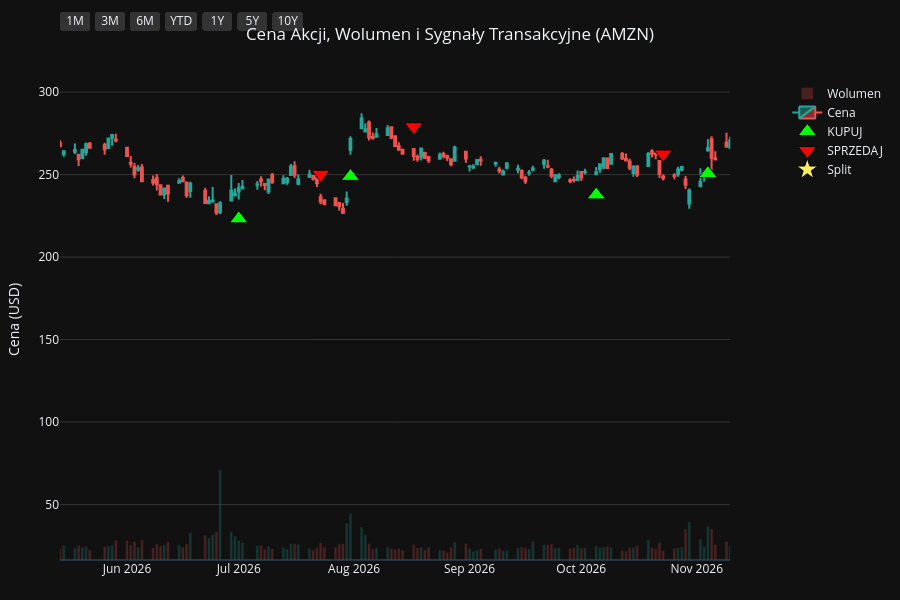
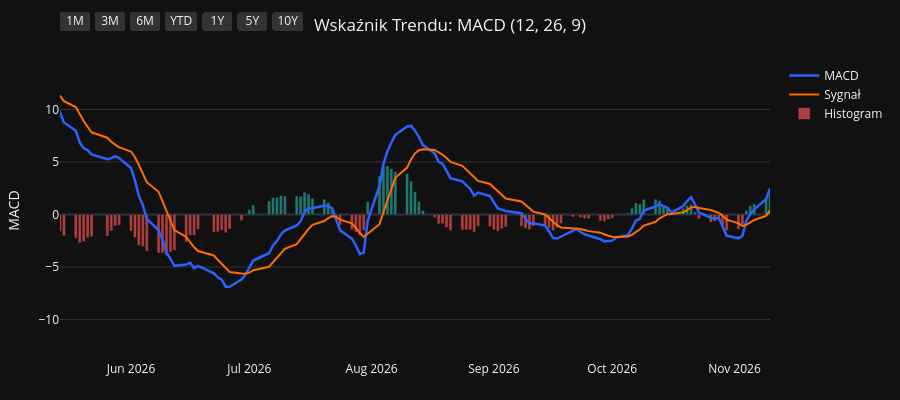
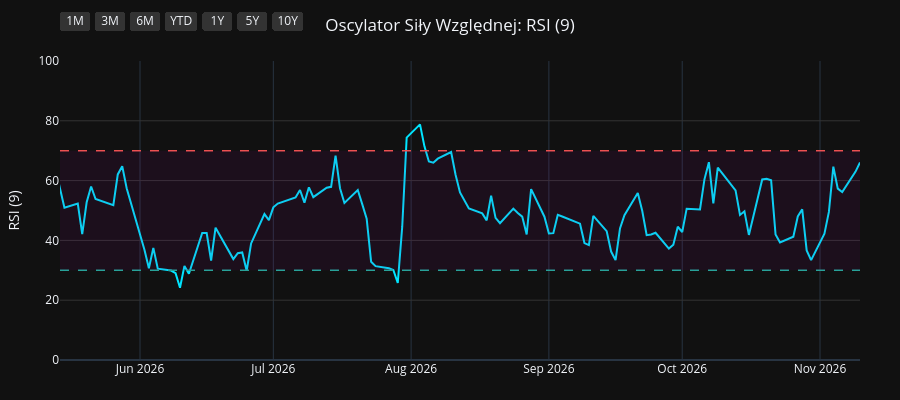
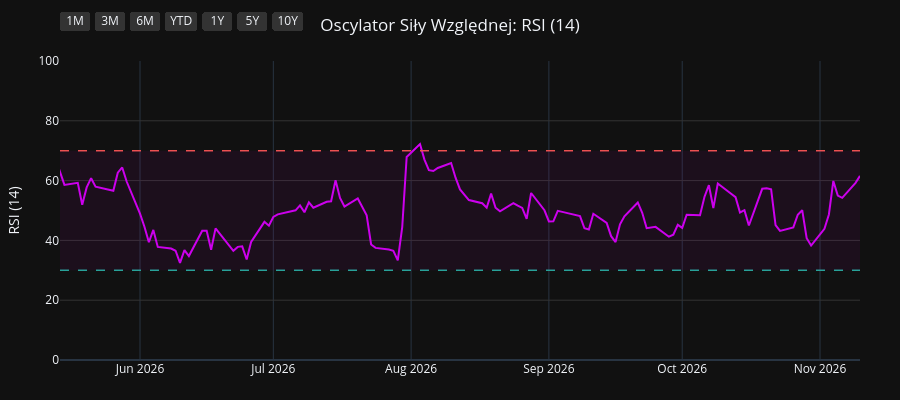

Notebook code for these charts, in order:
### Code cell
import os
import yfinance as yf
import pandas as pd
import pandas_ta as ta
import plotly.graph_objects as go
from plotly.subplots import make_subplots

# 1. Pobranie i przygotowanie danych
symbol = os.environ.get("STOCK_TICKER", "").strip().upper()
if not symbol:
    raise RuntimeError("Set STOCK_TICKER before running price_extractor.ipynb")
df = yf.Ticker(symbol).history(period="10y")
df.index = df.index.tz_localize(None)

# Wskaźniki i sygnały
df.ta.macd(fast=12, slow=26, signal=9, append=True)
df.ta.rsi(length=9, append=True)
df.ta.rsi(length=14, append=True)
df.ta.rsi(length=21, append=True)
df.dropna(inplace=True)

macd = df['MACD_12_26_9']
signal = df['MACDs_12_26_9']
wczorajszy_macd = macd.shift(1)
wczorajszy_signal = signal.shift(1)

df['Decyzja'] = 'BRAK'
df.loc[(macd > signal) & (wczorajszy_macd <= wczorajszy_signal), 'Decyzja'] = 'KUPUJ'
df.loc[(macd < signal) & (wczorajszy_macd >= wczorajszy_signal), 'Decyzja'] = 'SPRZEDAJ'

df_kupuj = df[df['Decyzja'] == 'KUPUJ']
df_sprzedaj = df[df['Decyzja'] == 'SPRZEDAJ']
df_dywidendy = df[df['Dividends'] > 0]
df_splity = df[df['Stock Splits'] > 0]

# Wspólna konfiguracja osi X
konfiguracja_osi_x = dict(
    type="date",
    showspikes=True, spikemode="across", spikesnap="cursor", spikedash="dot", spikecolor="#ffffff", spikethickness=1, hoverformat="%Y-%m-%d",
    rangeselector=dict(
        buttons=list([
            dict(count=1, label="1M", step="month", stepmode="backward"),
            dict(count=3, label="3M", step="month", stepmode="backward"),
            dict(count=6, label="6M", step="month", stepmode="backward"),
            dict(count=1, label="YTD", step="year", stepmode="todate"),
            dict(count=1, label="1Y", step="year", stepmode="backward"),
            dict(count=5, label="5Y", step="year", stepmode="backward"),
            dict(step="all", label="10Y")
        ]),
        bgcolor="#333333", activecolor="#2962ff", x=0, y=1.1
    )
)

# ==========================================
# WYKRES 1: CENA + WOLUMEN + SYGNAŁY
# ==========================================
fig1 = make_subplots(specs=[[{"secondary_y": True}]])

kolory_wolumenu = ['#26a69a' if row['Close'] >= row['Open'] else '#ef5350' for index, row in df.iterrows()]
fig1.add_trace(go.Bar(x=df.index, y=df['Volume'], marker_color=kolory_wolumenu, opacity=0.25, name='Wolumen'), secondary_y=True)
fig1.add_trace(go.Candlestick(x=df.index, open=df['Open'], high=df['High'], low=df['Low'], close=df['Close'], name='Cena', increasing_line_color='#26a69a', decreasing_line_color='#ef5350'), secondary_y=False)
fig1.add_trace(go.Scatter(x=df_kupuj.index, y=df_kupuj['Low'] * 0.95, customdata=df_kupuj[['Low', 'High']], mode='markers', marker=dict(symbol='triangle-up', size=16, color='#00ff00', line=dict(width=1, color='black')), name='KUPUJ', hovertemplate='KUPUJ<br>Najniższa: %{customdata[0]:.2f}<br>Najwyższa: %{customdata[1]:.2f}<extra></extra>'), secondary_y=False)
fig1.add_trace(go.Scatter(x=df_sprzedaj.index, y=df_sprzedaj['High'] * 1.05, customdata=df_sprzedaj[['Low', 'High']], mode='markers', marker=dict(symbol='triangle-down', size=16, color='#ff0000', line=dict(width=1, color='black')), name='SPRZEDAJ', hovertemplate='SPRZEDAJ<br>Najniższa: %{customdata[0]:.2f}<br>Najwyższa: %{customdata[1]:.2f}<extra></extra>'), secondary_y=False)

if not df_dywidendy.empty:
    fig1.add_trace(go.Scatter(x=df_dywidendy.index, y=df_dywidendy['Low'] * 0.90, mode='markers+text', marker=dict(symbol='circle', size=12, color='#29b6f6', line=dict(width=1, color='white')), text=df_dywidendy['Dividends'].apply(lambda x: f"{x}$"), textposition="bottom center", name='Dywidenda', showlegend=False, hovertemplate='Dywidenda: %{text}<extra></extra>', textfont=dict(color="#29b6f6")), secondary_y=False)
if not df_splity.empty:
                    fig1.add_trace(go.Scatter(x=df_splity.index, y=df_splity['High'], mode='markers+text', marker=dict(symbol='star', size=16, color='#ffee58', line=dict(width=1, color='black')), text=df_splity['Stock Splits'].apply(lambda x: f"{x:g}:1" if x >= 1 else f"1:{1 / x:g}"), textposition="top center", name='Split', hovertemplate='%{text}<extra></extra>', textfont=dict(color="#ffee58")), secondary_y=False)

fig1.update_layout(title=dict(text=f"Cena Akcji, Wolumen i Sygnały Transakcyjne ({symbol})", x=0.5, xanchor='center'), dragmode='pan', xaxis_rangeslider_visible=False, template='plotly_dark', height=600, hovermode='x unified', margin=dict(l=60, r=40, t=60, b=40))
fig1.update_xaxes(**konfiguracja_osi_x)
fig1.update_xaxes(range=[df.index.max() - pd.Timedelta(days=180), df.index.max()])
fig1.update_yaxes(title_text="Cena (USD)", secondary_y=False, gridcolor='#333333')
fig1.update_yaxes(range=[0, df['Volume'].max() * 4], showgrid=False, showticklabels=False, secondary_y=True)
fig1.show(config={'scrollZoom': True})

# ==========================================
# WYKRES 2: WSKAŹNIK MACD
# ==========================================
fig2 = go.Figure()
fig2.add_trace(go.Scatter(x=df.index, y=df['MACD_12_26_9'], line=dict(color='#2962ff', width=2.5), name='MACD'))
fig2.add_trace(go.Scatter(x=df.index, y=df['MACDs_12_26_9'], line=dict(color='#ff6d00', width=2), name='Sygnał'))
kolory_macd = ['#26a69a' if val >= 0 else '#ef5350' for val in df['MACDh_12_26_9']]
fig2.add_trace(go.Bar(x=df.index, y=df['MACDh_12_26_9'], marker_color=kolory_macd, name='Histogram', opacity=0.7))
fig2.update_layout(title=dict(text="Wskaźnik Trendu: MACD (12, 26, 9)", x=0.5, xanchor='center'), dragmode='pan', xaxis_rangeslider_visible=False, template='plotly_dark', height=400, hovermode='x unified', margin=dict(l=60, r=40, t=60, b=40))
fig2.update_xaxes(**konfiguracja_osi_x)
fig2.update_xaxes(range=[df.index.max() - pd.Timedelta(days=180), df.index.max()])
fig2.update_yaxes(title_text="MACD", gridcolor='#333333')
fig2.show(config={'scrollZoom': True})

# ==========================================
# WYKRES 3: OSCYLATOR RSI (9)
# ==========================================
fig3 = go.Figure()
fig3.add_trace(go.Scatter(x=df.index, y=df['RSI_9'], line=dict(color='#00e5ff', width=2), name='RSI (9)'))
fig3.add_hline(y=70, line_dash="dash", line_color="#ef5350", line_width=1.5)
fig3.add_hline(y=30, line_dash="dash", line_color="#26a69a", line_width=1.5)
fig3.add_hrect(y0=30, y1=70, line_width=0, fillcolor="purple", opacity=0.1)
fig3.update_layout(title=dict(text="Oscylator Siły Względnej: RSI (9)", x=0.5, xanchor='center'), dragmode='pan', xaxis_rangeslider_visible=False, template='plotly_dark', height=400, hovermode='x unified', margin=dict(l=60, r=40, t=60, b=40))
fig3.update_xaxes(**konfiguracja_osi_x)
fig3.update_xaxes(range=[df.index.max() - pd.Timedelta(days=180), df.index.max()])
fig3.update_yaxes(title_text="RSI (9)", range=[0, 100], gridcolor='#333333')
fig3.show(config={'scrollZoom': True})

# ==========================================
# WYKRES 4: OSCYLATOR RSI (14)
# ==========================================
fig4 = go.Figure()
fig4.add_trace(go.Scatter(x=df.index, y=df['RSI_14'], line=dict(color='#d500f9', width=2), name='RSI (14)'))
fig4.add_hline(y=70, line_dash="dash", line_color="#ef5350", line_width=1.5)
fig4.add_hline(y=30, line_dash="dash", line_color="#26a69a", line_width=1.5)
fig4.add_hrect(y0=30, y1=70, line_width=0, fillcolor="purple", opacity=0.1)
fig4.update_layout(title=dict(text="Oscylator Siły Względnej: RSI (14)", x=0.5, xanchor='center'), dragmode='pan', xaxis_rangeslider_visible=False, template='plotly_dark', height=400, hovermode='x unified', margin=dict(l=60, r=40, t=60, b=40))
fig4.update_xaxes(**konfiguracja_osi_x)
fig4.update_xaxes(range=[df.index.max() - pd.Timedelta(days=180), df.index.max()])
fig4.update_yaxes(title_text="RSI (14)", range=[0, 100], gridcolor='#333333')
fig4.show(config={'scrollZoom': True})

# ==========================================
# WYKRES 5: OSCYLATOR RSI (21)
# ==========================================
fig5 = go.Figure()
fig5.add_trace(go.Scatter(x=df.index, y=df['RSI_21'], line=dict(color='#64dd17', width=2), name='RSI (21)'))
fig5.add_hline(y=70, line_dash="dash", line_color="#ef5350", line_width=1.5)
fig5.add_hline(y=30, line_dash="dash", line_color="#26a69a", line_width=1.5)
fig5.add_hrect(y0=30, y1=70, line_width=0, fillcolor="purple", opacity=0.1)
fig5.update_layout(title=dict(text="Oscylator Siły Względnej: RSI (21)", x=0.5, xanchor='center'), dragmode='pan', xaxis_rangeslider_visible=False, template='plotly_dark', height=400, hovermode='x unified', margin=dict(l=60, r=40, t=60, b=40))
fig5.update_xaxes(**konfiguracja_osi_x)
fig5.update_xaxes(range=[df.index.max() - pd.Timedelta(days=180), df.index.max()])
fig5.update_yaxes(title_text="RSI (21)", range=[0, 100], gridcolor='#333333')
fig5.show(config={'scrollZoom': True})

### Figure 1 — Plotly figure (JSON) as saved in the notebook; plotly's stock layout.template omitted (floating-point values rounded to 4 significant figures; data arrays with more than 128 entries replaced by an {"elided": "..."} marker saying what was removed)
{"data": [{"marker": {"color": {"elided": "2479 str values"}}, "name": "Wolumen", "opacity": 0.25, "type": "bar", "x": {"elided": "2479 str values"}, "xaxis": "x", "y": {"elided": "2479 int values"}, "yaxis": "y2"}, {"close": {"elided": "2479 float values"}, "decreasing": {"line": {"color": "#ef5350"}}, "high": {"elided": "2479 float values"}, "increasing": {"line": {"color": "#26a69a"}}, "low": {"elided": "2479 float values"}, "name": "Cena", "open": {"elided": "2479 float values"}, "type": "candlestick", "x": {"elided": "2479 str values"}, "xaxis": "x", "yaxis": "y"}, {"customdata": {"elided": "105x2 float values"}, "hovertemplate": "KUPUJ<br>Najniższa: %{customdata[0]:.2f}<br>Najwyższa: %{customdata[1]:.2f}<extra></extra>", "marker": {"color": "#00ff00", "line": {"color": "black", "width": 1}, "size": 16, "symbol": "triangle-up"}, "mode": "markers", "name": "KUPUJ", "type": "scatter", "x": ["2017-01-06T00:00:00", "2017-02-16T00:00:00", "2017-03-29T00:00:00", "2017-04-28T00:00:00", "2017-05-24T00:00:00", "2017-07-12T00:00:00", "2017-08-31T00:00:00", "2017-10-04T00:00:00", "2017-10-27T00:00:00", "2017-11-24T00:00:00", "2018-01-04T00:00:00", "2018-02-21T00:00:00", "2018-03-07T00:00:00", "2018-04-17T00:00:00", "2018-05-31T00:00:00", "2018-07-11T00:00:00", "2018-08-08T00:00:00", "2018-08-28T00:00:00", "2018-09-28T00:00:00", "2018-11-07T00:00:00", "2018-11-27T00:00:00", "2019-01-02T00:00:00", "2019-01-31T00:00:00", "2019-02-27T00:00:00", "2019-03-11T00:00:00", "2019-04-23T00:00:00", "2019-06-10T00:00:00", "2019-08-21T00:00:00", "2019-08-29T00:00:00", "2019-10-14T00:00:00", "2019-11-26T00:00:00", "2019-12-17T00:00:00", "2020-01-31T00:00:00", "2020-03-23T00:00:00", "2020-06-09T00:00:00", "2020-08-19T00:00:00", "2020-09-29T00:00:00", "2020-11-05T00:00:00", "2020-11-25T00:00:00", "2020-12-16T00:00:00", "2021-01-21T00:00:00", "2021-03-12T00:00:00", "2021-04-26T00:00:00", "2021-06-08T00:00:00", "2021-07-02T00:00:00", "2021-08-25T00:00:00", "2021-10-14T00:00:00", "2021-11-04T00:00:00", "2022-02-02T00:00:00", "2022-02-04T00:00:00", "2022-02-25T00:00:00", "2022-03-16T00:00:00", "2022-05-20T00:00:00", "2022-06-23T00:00:00", "2022-10-05T00:00:00", "2022-10-18T00:00:00", "2022-11-14T00:00:00", "2023-01-03T00:00:00", "2023-03-15T00:00:00", "2023-04-17T00:00:00", "2023-04-19T00:00:00", "2023-05-10T00:00:00", "2023-07-14T00:00:00", "2023-07-19T00:00:00", "2023-08-04T00:00:00", "2023-09-01T00:00:00", "2023-09-07T00:00:00", "2023-10-11T00:00:00", "2023-10-24T00:00:00", "2023-10-30T00:00:00", "2023-12-18T00:00:00", "2024-01-12T00:00:00", "2024-01-19T00:00:00", "2024-03-01T00:00:00", "2024-04-03T00:00:00", "2024-04-05T00:00:00", "2024-05-03T00:00:00", "2024-06-07T00:00:00", "2024-08-15T00:00:00", "2024-10-21T00:00:00", "2024-10-29T00:00:00", "2024-11-01T00:00:00", "2024-12-03T00:00:00", "2025-01-22T00:00:00", "2025-03-21T00:00:00", "2025-04-11T00:00:00", "2025-04-23T00:00:00", "2025-06-06T00:00:00", "2025-06-27T00:00:00", "2025-07-21T00:00:00", "2025-07-24T00:00:00", "2025-07-31T00:00:00", "2025-08-15T00:00:00", "2025-08-25T00:00:00", "2025-09-04T00:00:00", "2025-10-09T00:00:00", "2025-10-22T00:00:00", "2025-12-23T00:00:00", "2026-01-27T00:00:00", "2026-02-25T00:00:00", "2026-04-01T00:00:00", "2026-07-01T00:00:00", "2026-07-31T00:00:00", "2026-10-05T00:00:00", "2026-11-04T00:00:00"], "xaxis": "x", "y": [36.98, 39.87, 40.8, 43.91, 46.09, 47.41, 46.21, 45.32, 49.9, 55.13, 57.22, 70.25, 72.32, 69.21, 77.01, 82.36, 88.09, 91.62, 94.83, 79.04, 74.01, 69.39, 79.76, 76.72, 77.24, 89.76, 86.36, 86.21, 84.42, 81.79, 84.47, 84.43, 95.11, 86.07, 119.9, 154.7, 148.8, 156.2, 149.2, 150.3, 156.3, 144.7, 158.2, 152.9, 163.3, 156.1, 156.3, 159.8, 141.4, 143.1, 141.8, 140.0, 99.76, 102.5, 111.8, 109.1, 92.43, 80.0, 88.42, 96.51, 96.32, 102.6, 127.4, 125.9, 132.4, 130.0, 126.5, 123.1, 120.0, 122.1, 142.5, 146.3, 145.1, 167.3, 170.8, 172.9, 176.1, 174.2, 165.3, 177.1, 178.4, 187.2, 199.2, 219.6, 182.9, 169.1, 171.2, 200.0, 205.9, 214.4, 217.2, 219.8, 218.3, 215.9, 219.2, 210.7, 205.7, 217.3, 226.2, 198.5, 197.8, 223.2, 248.9, 237.7, 250.7], "yaxis": "y"}, {"customdata": {"elided": "104x2 float values"}, "hovertemplate": "SPRZEDAJ<br>Najniższa: %{customdata[0]:.2f}<br>Najwyższa: %{customdata[1]:.2f}<extra></extra>", "marker": {"color": "#ff0000", "line": {"color": "black", "width": 1}, "size": 16, "symbol": "triangle-down"}, "mode": "markers", "name": "SPRZEDAJ", "type": "scatter", "x": ["2017-02-03T00:00:00", "2017-02-28T00:00:00", "2017-04-19T00:00:00", "2017-05-17T00:00:00", "2017-06-09T00:00:00", "2017-07-31T00:00:00", "2017-09-22T00:00:00", "2017-10-23T00:00:00", "2017-11-17T00:00:00", "2017-11-30T00:00:00", "2018-02-07T00:00:00", "2018-03-02T00:00:00", "2018-03-16T00:00:00", "2018-05-16T00:00:00", "2018-06-22T00:00:00", "2018-07-27T00:00:00", "2018-08-17T00:00:00", "2018-09-07T00:00:00", "2018-10-03T00:00:00", "2018-11-19T00:00:00", "2018-12-17T00:00:00", "2019-01-29T00:00:00", "2019-02-01T00:00:00", "2019-03-08T00:00:00", "2019-04-12T00:00:00", "2019-05-02T00:00:00", "2019-07-19T00:00:00", "2019-08-26T00:00:00", "2019-09-23T00:00:00", "2019-11-13T00:00:00", "2019-12-05T00:00:00", "2020-01-15T00:00:00", "2020-02-24T00:00:00", "2020-05-01T00:00:00", "2020-07-16T00:00:00", "2020-09-04T00:00:00", "2020-10-21T00:00:00", "2020-11-10T00:00:00", "2020-12-09T00:00:00", "2021-01-06T00:00:00", "2021-02-11T00:00:00", "2021-04-23T00:00:00", "2021-05-04T00:00:00", "2021-07-01T00:00:00", "2021-07-16T00:00:00", "2021-09-20T00:00:00", "2021-11-02T00:00:00", "2021-11-26T00:00:00", "2022-02-03T00:00:00", "2022-02-23T00:00:00", "2022-03-03T00:00:00", "2022-04-06T00:00:00", "2022-06-14T00:00:00", "2022-08-18T00:00:00", "2022-10-11T00:00:00", "2022-10-28T00:00:00", "2022-12-20T00:00:00", "2023-02-08T00:00:00", "2023-04-12T00:00:00", "2023-04-18T00:00:00", "2023-05-01T00:00:00", "2023-06-15T00:00:00", "2023-07-18T00:00:00", "2023-07-20T00:00:00", "2023-08-17T00:00:00", "2023-09-06T00:00:00", "2023-09-19T00:00:00", "2023-10-23T00:00:00", "2023-10-25T00:00:00", "2023-11-30T00:00:00", "2023-12-29T00:00:00", "2024-01-17T00:00:00", "2024-02-16T00:00:00", "2024-03-05T00:00:00", "2024-04-04T00:00:00", "2024-04-16T00:00:00", "2024-05-16T00:00:00", "2024-07-12T00:00:00", "2024-10-01T00:00:00", "2024-10-23T00:00:00", "2024-10-31T00:00:00", "2024-11-19T00:00:00", "2024-12-19T00:00:00", "2025-02-07T00:00:00", "2025-04-03T00:00:00", "2025-04-16T00:00:00", "2025-05-30T00:00:00", "2025-06-18T00:00:00", "2025-07-16T00:00:00", "2025-07-22T00:00:00", "2025-07-30T00:00:00", "2025-08-01T00:00:00", "2025-08-21T00:00:00", "2025-09-02T00:00:00", "2025-09-12T00:00:00", "2025-10-10T00:00:00", "2025-11-14T00:00:00", "2026-01-20T00:00:00", "2026-02-03T00:00:00", "2026-03-27T00:00:00", "2026-05-11T00:00:00", "2026-07-23T00:00:00", "2026-08-17T00:00:00", "2026-10-23T00:00:00"], "xaxis": "x", "y": [42.96, 44.84, 47.8, 50.42, 53.18, 53.5, 50.69, 51.81, 59.79, 61.87, 76.7, 78.81, 83.45, 83.71, 91.51, 98.7, 99.12, 103.7, 104.5, 83.01, 82.75, 85.7, 87.84, 85.19, 97.2, 100.9, 104.8, 92.92, 94.12, 93.19, 92.58, 98.64, 107.1, 124.0, 159.2, 177.5, 169.8, 163.5, 166.7, 167.9, 172.8, 177.2, 176.8, 181.5, 191.4, 179.5, 174.9, 190.8, 151.5, 159.4, 161.6, 170.3, 110.1, 149.9, 121.3, 109.2, 90.94, 107.8, 105.5, 109.4, 110.5, 134.1, 140.6, 141.5, 142.9, 144.3, 145.8, 134.3, 132.7, 154.3, 161.6, 159.8, 178.9, 185.8, 194.4, 194.1, 196.7, 206.3, 195.5, 198.6, 200.1, 215.6, 237.4, 246.6, 193.3, 188.1, 216.3, 228.9, 237.4, 241.5, 243.4, 231.5, 233.9, 237.5, 242.3, 239.7, 250.7, 246.8, 258.7, 216.9, 287.3, 250.3, 279.0, 262.5], "yaxis": "y"}, {"hovertemplate": "%{text}<extra></extra>", "marker": {"color": "#ffee58", "line": {"color": "black", "width": 1}, "size": 16, "symbol": "star"}, "mode": "markers+text", "name": "Split", "text": ["20:1"], "textfont": {"color": "#ffee58"}, "textposition": "top center", "type": "scatter", "x": ["2022-06-06T00:00:00"], "xaxis": "x", "y": [129.0], "yaxis": "y"}], "layout": {"dragmode": "pan", "height": 600, "hovermode": "x unified", "margin": {"b": 40, "l": 60, "r": 40, "t": 60}, "title": {"text": "Cena Akcji, Wolumen i Sygnały Transakcyjne (AMZN)", "x": 0.5, "xanchor": "center"}, "xaxis": {"anchor": "y", "domain": [0.0, 0.94], "hoverformat": "%Y-%m-%d", "range": ["2026-05-14T00:00:00", "2026-11-10T00:00:00"], "rangeselector": {"activecolor": "#2962ff", "bgcolor": "#333333", "buttons": [{"count": 1, "label": "1M", "step": "month", "stepmode": "backward"}, {"count": 3, "label": "3M", "step": "month", "stepmode": "backward"}, {"count": 6, "label": "6M", "step": "month", "stepmode": "backward"}, {"count": 1, "label": "YTD", "step": "year", "stepmode": "todate"}, {"count": 1, "label": "1Y", "step": "year", "stepmode": "backward"}, {"count": 5, "label": "5Y", "step": "year", "stepmode": "backward"}, {"label": "10Y", "step": "all"}], "x": 0, "y": 1.1}, "rangeslider": {"visible": false}, "showspikes": true, "spikecolor": "#ffffff", "spikedash": "dot", "spikemode": "across", "spikesnap": "cursor", "spikethickness": 1, "type": "date"}, "yaxis": {"anchor": "x", "domain": [0.0, 1.0], "gridcolor": "#333333", "title": {"text": "Cena (USD)"}}, "yaxis2": {"anchor": "x", "overlaying": "y", "range": [0, 1325200000], "showgrid": false, "showticklabels": false, "side": "right"}}}

### Figure 2 — Plotly figure (JSON) as saved in the notebook; plotly's stock layout.template omitted (floating-point values rounded to 4 significant figures; data arrays with more than 128 entries replaced by an {"elided": "..."} marker saying what was removed)
{"data": [{"line": {"color": "#2962ff", "width": 2.5}, "name": "MACD", "type": "scatter", "x": {"elided": "2479 str values"}, "y": {"elided": "2479 float values"}}, {"line": {"color": "#ff6d00", "width": 2}, "name": "Sygnał", "type": "scatter", "x": {"elided": "2479 str values"}, "y": {"elided": "2479 float values"}}, {"marker": {"color": {"elided": "2479 str values"}}, "name": "Histogram", "opacity": 0.7, "type": "bar", "x": {"elided": "2479 str values"}, "y": {"elided": "2479 float values"}}], "layout": {"dragmode": "pan", "height": 400, "hovermode": "x unified", "margin": {"b": 40, "l": 60, "r": 40, "t": 60}, "title": {"text": "Wskaźnik Trendu: MACD (12, 26, 9)", "x": 0.5, "xanchor": "center"}, "xaxis": {"hoverformat": "%Y-%m-%d", "range": ["2026-05-14T00:00:00", "2026-11-10T00:00:00"], "rangeselector": {"activecolor": "#2962ff", "bgcolor": "#333333", "buttons": [{"count": 1, "label": "1M", "step": "month", "stepmode": "backward"}, {"count": 3, "label": "3M", "step": "month", "stepmode": "backward"}, {"count": 6, "label": "6M", "step": "month", "stepmode": "backward"}, {"count": 1, "label": "YTD", "step": "year", "stepmode": "todate"}, {"count": 1, "label": "1Y", "step": "year", "stepmode": "backward"}, {"count": 5, "label": "5Y", "step": "year", "stepmode": "backward"}, {"label": "10Y", "step": "all"}], "x": 0, "y": 1.1}, "rangeslider": {"visible": false}, "showspikes": true, "spikecolor": "#ffffff", "spikedash": "dot", "spikemode": "across", "spikesnap": "cursor", "spikethickness": 1, "type": "date"}, "yaxis": {"gridcolor": "#333333", "title": {"text": "MACD"}}}}

### Figure 3 — Plotly figure (JSON) as saved in the notebook; plotly's stock layout.template omitted (floating-point values rounded to 4 significant figures; data arrays with more than 128 entries replaced by an {"elided": "..."} marker saying what was removed)
{"data": [{"line": {"color": "#00e5ff", "width": 2}, "name": "RSI (9)", "type": "scatter", "x": {"elided": "2479 str values"}, "y": {"elided": "2479 float values"}}], "layout": {"dragmode": "pan", "height": 400, "hovermode": "x unified", "margin": {"b": 40, "l": 60, "r": 40, "t": 60}, "shapes": [{"line": {"color": "#ef5350", "dash": "dash", "width": 1.5}, "type": "line", "x0": 0, "x1": 1, "xref": "x domain", "y0": 70, "y1": 70, "yref": "y"}, {"line": {"color": "#26a69a", "dash": "dash", "width": 1.5}, "type": "line", "x0": 0, "x1": 1, "xref": "x domain", "y0": 30, "y1": 30, "yref": "y"}, {"fillcolor": "purple", "line": {"width": 0}, "opacity": 0.1, "type": "rect", "x0": 0, "x1": 1, "xref": "x domain", "y0": 30, "y1": 70, "yref": "y"}], "title": {"text": "Oscylator Siły Względnej: RSI (9)", "x": 0.5, "xanchor": "center"}, "xaxis": {"hoverformat": "%Y-%m-%d", "range": ["2026-05-14T00:00:00", "2026-11-10T00:00:00"], "rangeselector": {"activecolor": "#2962ff", "bgcolor": "#333333", "buttons": [{"count": 1, "label": "1M", "step": "month", "stepmode": "backward"}, {"count": 3, "label": "3M", "step": "month", "stepmode": "backward"}, {"count": 6, "label": "6M", "step": "month", "stepmode": "backward"}, {"count": 1, "label": "YTD", "step": "year", "stepmode": "todate"}, {"count": 1, "label": "1Y", "step": "year", "stepmode": "backward"}, {"count": 5, "label": "5Y", "step": "year", "stepmode": "backward"}, {"label": "10Y", "step": "all"}], "x": 0, "y": 1.1}, "rangeslider": {"visible": false}, "showspikes": true, "spikecolor": "#ffffff", "spikedash": "dot", "spikemode": "across", "spikesnap": "cursor", "spikethickness": 1, "type": "date"}, "yaxis": {"gridcolor": "#333333", "range": [0, 100], "title": {"text": "RSI (9)"}}}}

### Figure 4 — Plotly figure (JSON) as saved in the notebook; plotly's stock layout.template omitted (floating-point values rounded to 4 significant figures; data arrays with more than 128 entries replaced by an {"elided": "..."} marker saying what was removed)
{"data": [{"line": {"color": "#d500f9", "width": 2}, "name": "RSI (14)", "type": "scatter", "x": {"elided": "2479 str values"}, "y": {"elided": "2479 float values"}}], "layout": {"dragmode": "pan", "height": 400, "hovermode": "x unified", "margin": {"b": 40, "l": 60, "r": 40, "t": 60}, "shapes": [{"line": {"color": "#ef5350", "dash": "dash", "width": 1.5}, "type": "line", "x0": 0, "x1": 1, "xref": "x domain", "y0": 70, "y1": 70, "yref": "y"}, {"line": {"color": "#26a69a", "dash": "dash", "width": 1.5}, "type": "line", "x0": 0, "x1": 1, "xref": "x domain", "y0": 30, "y1": 30, "yref": "y"}, {"fillcolor": "purple", "line": {"width": 0}, "opacity": 0.1, "type": "rect", "x0": 0, "x1": 1, "xref": "x domain", "y0": 30, "y1": 70, "yref": "y"}], "title": {"text": "Oscylator Siły Względnej: RSI (14)", "x": 0.5, "xanchor": "center"}, "xaxis": {"hoverformat": "%Y-%m-%d", "range": ["2026-05-14T00:00:00", "2026-11-10T00:00:00"], "rangeselector": {"activecolor": "#2962ff", "bgcolor": "#333333", "buttons": [{"count": 1, "label": "1M", "step": "month", "stepmode": "backward"}, {"count": 3, "label": "3M", "step": "month", "stepmode": "backward"}, {"count": 6, "label": "6M", "step": "month", "stepmode": "backward"}, {"count": 1, "label": "YTD", "step": "year", "stepmode": "todate"}, {"count": 1, "label": "1Y", "step": "year", "stepmode": "backward"}, {"count": 5, "label": "5Y", "step": "year", "stepmode": "backward"}, {"label": "10Y", "step": "all"}], "x": 0, "y": 1.1}, "rangeslider": {"visible": false}, "showspikes": true, "spikecolor": "#ffffff", "spikedash": "dot", "spikemode": "across", "spikesnap": "cursor", "spikethickness": 1, "type": "date"}, "yaxis": {"gridcolor": "#333333", "range": [0, 100], "title": {"text": "RSI (14)"}}}}
